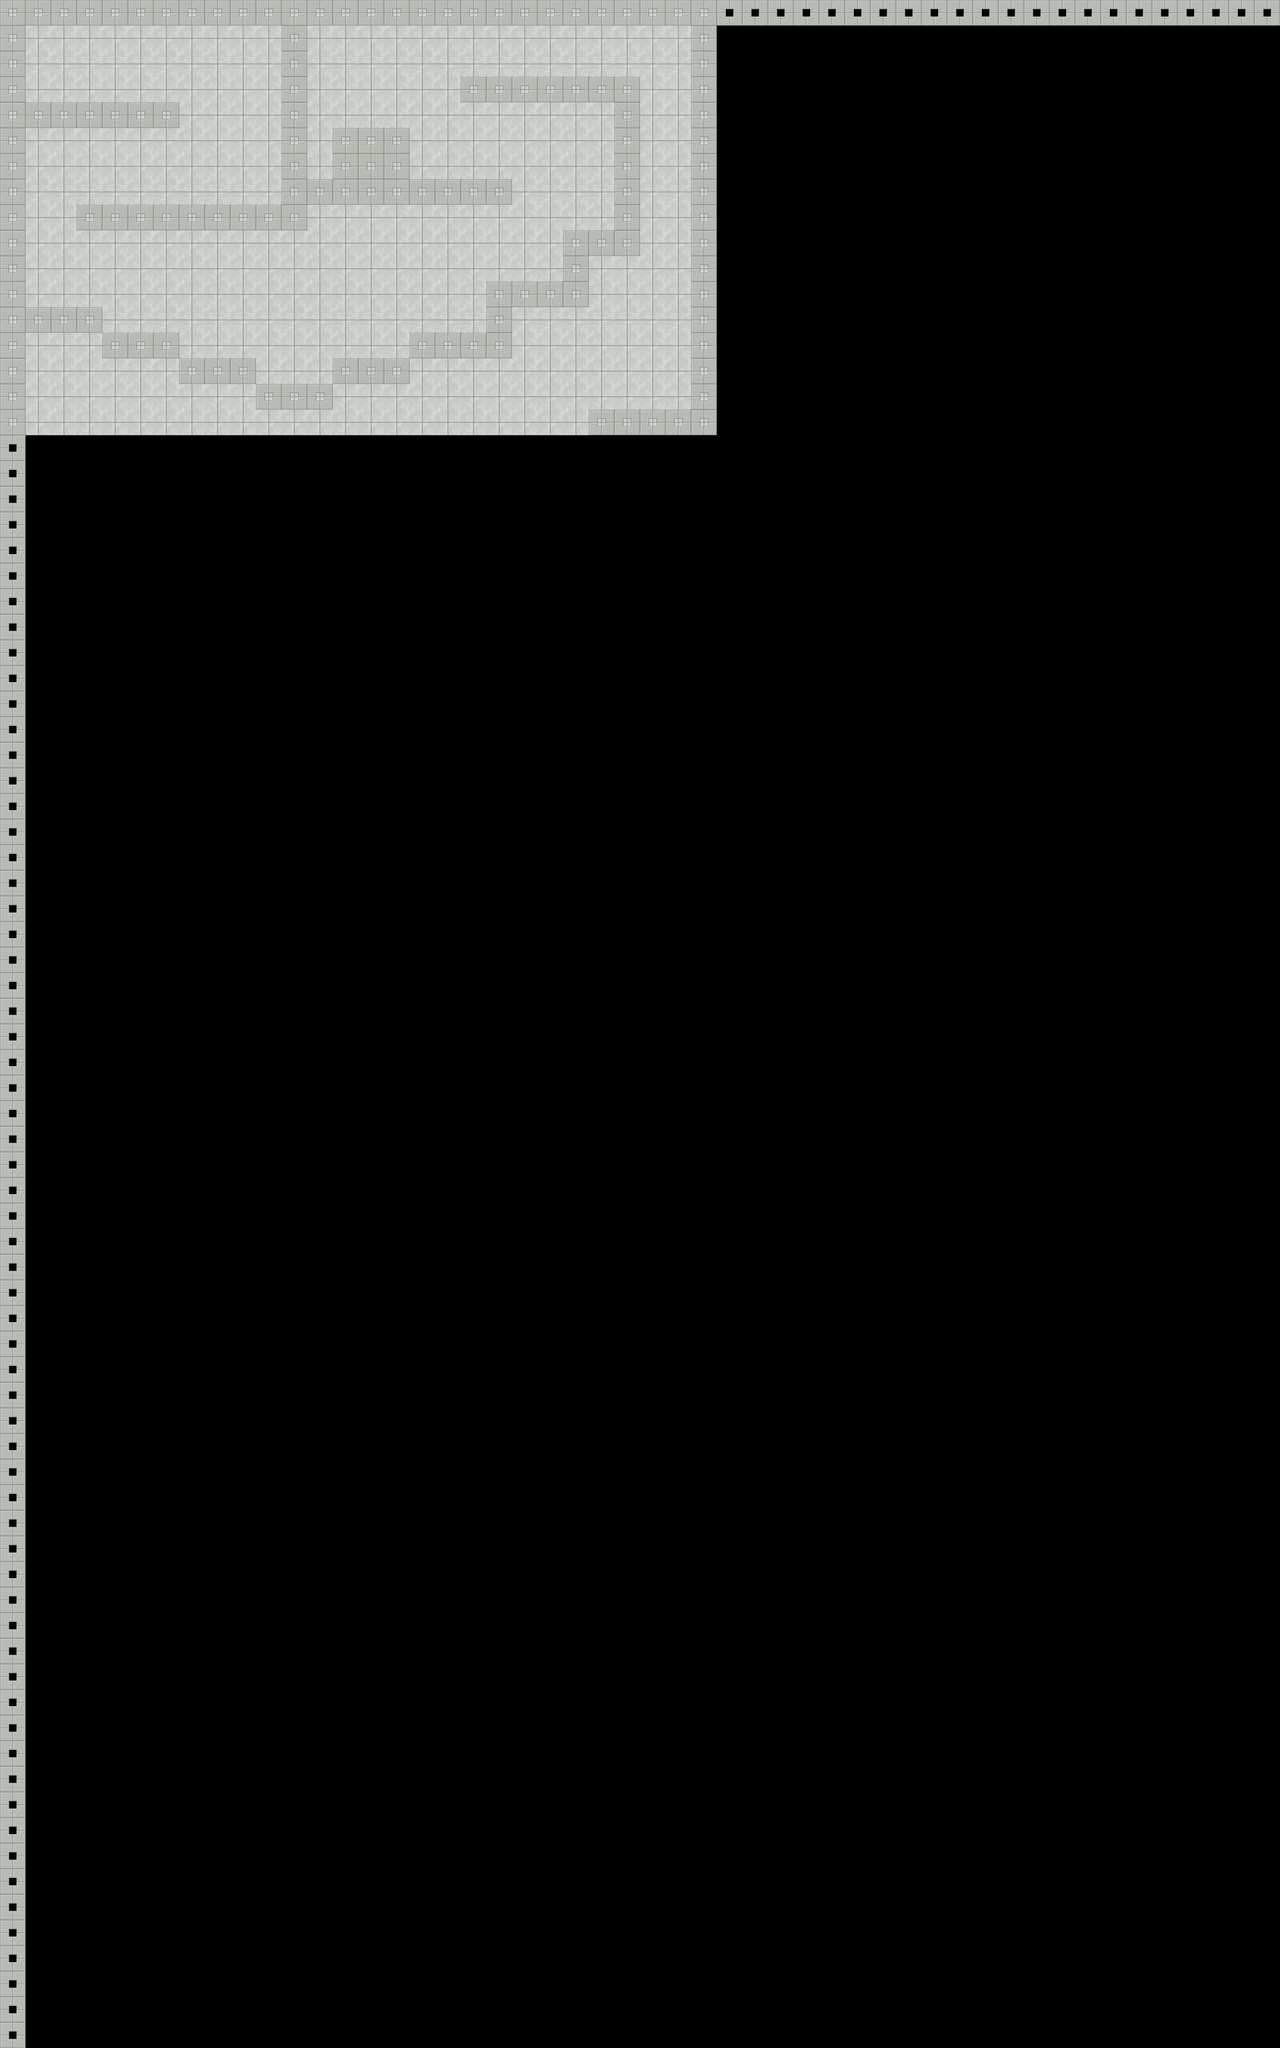

This is a level from a 2D game, rendered from its Tiled map with the project's own tilesets. A one-line summary and the map file follow, with tile-layer data summarised:
An orthogonal 50x80 tile map with 64x64 px tiles, 2 tile layers (Background, Walls), 3 tilesets and 17 objects (12x spikes, player_start, spears, level_end, artifact, ...).

<map version="1.0" orientation="orthogonal" renderorder="right-down" width="50" height="80" tilewidth="64" tileheight="64" nextobjectid="27">
 <tileset firstgid="1" name="labyrinth_spritesheet" tilewidth="64" tileheight="64" tilecount="100">
  <image source="../images/background/labyrinth_spritesheet.png" width="640" height="640" />
 </tileset>
 <tileset firstgid="101" name="game_objects" tilewidth="64" tileheight="64" tilecount="25">
  <image source="../images/objects/game_objects.png" width="320" height="320" />
 </tileset>
 <tileset firstgid="126" name="spears" tilewidth="64" tileheight="192" tilecount="1">
  <image source="../images/objects/spears.png" width="64" height="192" />
 </tileset>
 <layer name="Background" width="50" height="80">
  <data>[4000 cells, 476 non-empty, 1 distinct tile ids]</data>
 </layer>
 <objectgroup name="Objects">
  <object id="1" type="player_start" gid="101" x="167.333" y="179.333" width="64" height="64" />
  <object id="3" type="spikes" gid="111" x="588" y="540" width="64" height="64" />
  <object id="4" type="spikes" gid="111" x="643" y="540" width="64" height="64" />
  <object id="6" type="spears" gid="126" x="897" y="480" width="64" height="192" />
  <object id="7" type="level_end" gid="103" x="1485" y="1020" width="64" height="64" />
  <object id="9" type="artifact" gid="104" x="1358" y="202" width="64" height="64" />
  <object id="13" type="spikes" gid="111" x="535" y="538" width="64" height="64" />
  <object id="15" type="spikes" gid="111" x="323" y="859" width="64" height="64" />
  <object id="16" type="spikes" gid="111" x="448" y="926" width="64" height="64" />
  <object id="17" type="spikes" gid="111" x="511" y="922" width="64" height="64" />
  <object id="18" type="spikes" gid="111" x="770" y="988" width="64" height="64" />
  <object id="20" type="spikes" gid="111" x="895" y="923" width="64" height="64" />
  <object id="21" type="spikes" gid="111" x="1092" y="861" width="64" height="64" />
  <object id="22" type="spikes" gid="111" x="1153" y="858" width="64" height="64" />
  <object id="23" type="spikes" gid="111" x="1347" y="731" width="64" height="64" />
  <object id="24" type="spikes" gid="111" x="1476" y="603" width="64" height="64" />
  <object id="26" type="battery" gid="102" x="766.667" y="448" width="64" height="64" />
 </objectgroup>
 <layer name="Walls" width="50" height="80">
  <data>[4000 cells, 225 non-empty, 1 distinct tile ids]</data>
 </layer>
</map>